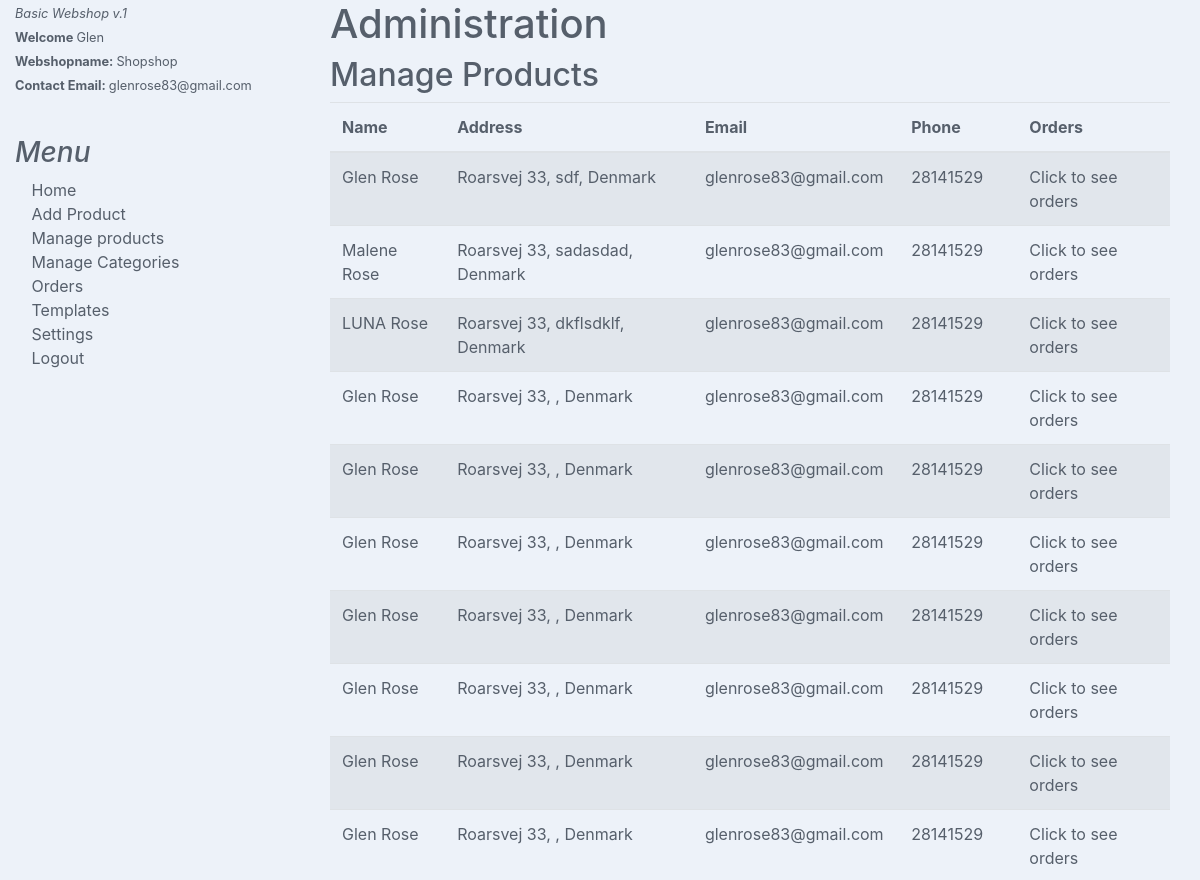
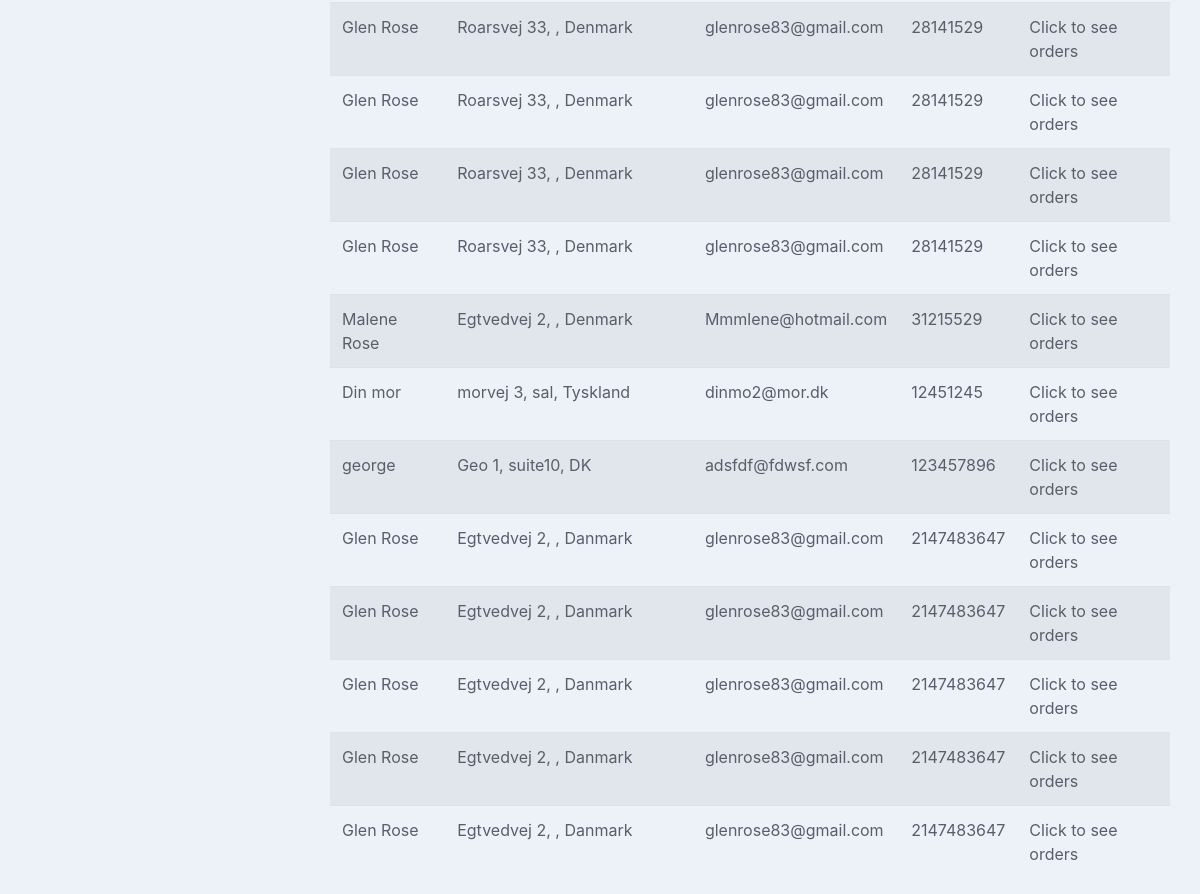
Page /admin/customers.php (signed in) on the committed database (2 pictures, top to bottom).
### tables this page shows
CREATE TABLE IF NOT EXISTS `users` (
  `id` int NOT NULL AUTO_INCREMENT,
  `username` tinytext NOT NULL,
  `userpassword` tinytext NOT NULL,
  `companyname` tinytext,
  `address` tinytext,
  `zip` smallint DEFAULT NULL,
  `city` tinytext,
  `country` tinytext,
  `vat` tinytext,
  `phone` tinytext,
  `email` tinytext NOT NULL,
  `shopname` tinytext NOT NULL,
  `role` tinytext NOT NULL,
  `databasename` varchar(255) NOT NULL,
  `ga4status` tinyint(1) DEFAULT NULL,
  `ga4tracking` tinytext,
  `template` varchar(5000) DEFAULT NULL,
  PRIMARY KEY (`id`)
);

CREATE TABLE IF NOT EXISTS `customers` (
  `id` int NOT NULL AUTO_INCREMENT,
  `fullname` text NOT NULL,
  `streetname` text NOT NULL,
  `housenr` int NOT NULL,
  `etc` text NOT NULL,
  `postcode` int NOT NULL,
  `city` text NOT NULL,
  `country` text NOT NULL,
  `phone` int NOT NULL,
  `email` text NOT NULL,
  `ip` tinytext NOT NULL,
  `iptwo` tinytext,
  `ipthree` tinytext,
  `ipfour` tinytext,
  `browser` tinytext NOT NULL,
  `email_subscribe` tinyint(1) DEFAULT NULL,
  PRIMARY KEY (`id`)
);

### admin/functions/admin_functions.php (called while the page is built, shortened)
<?php
    function get_userinfo($username,$pdo){
             $data=[
            'username' => $username
             ];
    $sql = "Select * FROM users WHERE username = :username";
    $stmt= $pdo->prepare($sql);
    $stmt->execute($data);
    $stmt = $stmt->fetch();
    return $stmt;
    }

### admin/customers.php (the view, shortened to what this page needs)
<?php
include_once '../bootstrap.php';
?>
<!doctype html>
<html lang="en">
<head>
    <link rel="stylesheet" href="https://stackpath.bootstrapcdn.com/bootstrap/4.1.3/css/bootstrap.min.css">
 <link rel="stylesheet" href="css/mystyle.css">
</head>
<body>
<div class="container-fluid height">
    <div class="row height">
        <div class="col-md-3 admin-menu">
            <?php include_once 'includes/menu.php' ?>
        </div>
        <div class="col-md-9 ">
            <div class="container-fluid">
                <div class="row">
                    <div class="col-md-12">
                        <h1>Administration</h1>
                        <h2>Manage Products</h2>
                    </div>
                </div>
            <table class="table table-striped">
            <thead>
                <tr>
                <th scope="col">Name</th>
                <th scope="col">Address</th>
                <th scope="col">Email</th>
                <th scope="col">Phone</th>
                <th scope="col">Orders</th>
                </tr>
            </thead>
            <tbody>
            <?php
                    $stmt = $pdo->prepare("SELECT * FROM customers");
                    $stmt->execute();
                    $customer = $stmt->fetchALL();
                    foreach($customer as $customers) {
                        echo" <tr>
                        <td>".$customers['fullname']."</td>
                        <td>".$customers['streetname']. " " .$customers['housenr']. ", " . $customers['etc'] . ", " . $customers['country'] ."</td>
                        <td>".$customers['email']."</td>
                        <td>".$customers['phone']."</td>
                        <td> Click to see orders </td>
                    </tr>";
                    }
                    ?>
            </tbody>
            </table>
        </div>
    </div>
</div>
</body>
</html>

### admin/includes/menu.php
<div>
        <div>
            <div class="webshopinfo">
            <small><em>Basic Webshop v.1</em></small>
            <?php
            $userinfo = get_userinfo($_SESSION['username'],$pdo);
            ?>
           <br><small><b>Welcome </b><?php echo $userinfo['username']; ?><br>
           <b>Webshopname: </b><?php echo $userinfo['shopname']; ?><br>
           <b>Contact Email: </b><?php echo $userinfo['email']; ?></small><p></p><br>
            </div>
            <h3 class="colortitle"><i>Menu</i></h3>
                <div class="boxmenu">
                    <a href="index.php">
                        <svg class="bi" width="12" height="12" fill="currentColor">
                        <use xlink:href="bootstrap-icons.svg#house-door"/>
                        </svg> Home</a><br>
                    <a class="custom-menu" href="add_product.php">
                        <svg class="bi" width="12" height="12" fill="currentColor">
                        <use xlink:href="bootstrap-icons.svg#box"/>
                        </svg> Add Product</a><br>
                        <a class="custom-menu" href="manage_products.php">
                    <svg class="bi" width="12" height="12" fill="currentColor">
                        <use xlink:href="bootstrap-icons.svg#pencil"/>
                        </svg> Manage products</a><br>
                        <a class="custom-menu" href="manage_categories.php">
                    <svg class="bi" width="12" height="12" fill="currentColor">
                        <use xlink:href="bootstrap-icons.svg#body-text"/>
                        </svg> Manage Categories</a><br>
                    <a class="custom-menu" href="orders.php">
                    <svg class="bi" width="12" height="12" fill="currentColor">
                        <use xlink:href="bootstrap-icons.svg#currency-dollar"/>
                        </svg> Orders</a><br>
                    <a class="custom-menu" href="templates.php">
                    <svg class="bi" width="12" height="12" fill="currentColor">
                        <use xlink:href="bootstrap-icons.svg#file-earmark-image"/>
                        </svg> Templates</a><br>
                    <a class="custom-menu" href="settings.php">
                    <svg class="bi" width="12" height="12" fill="currentColor">
                        <use xlink:href="bootstrap-icons.svg#gear"/>
                        </svg> Settings</a><br>
                    <a class="custom-menu" href="logout.php">
                    <svg class="bi" width="12" height="12" fill="currentColor">
                    <use xlink:href="bootstrap-icons.svg#box-arrow-right"/> </svg> Logout</a>
                </div>
        </div>
</div>

### admin/css/mystyle.css (style rules this page uses)
html, body { height: 100%; background-color: #EDF2F9; color: #565F6B; }
a:link { color: #565F6B; text-decoration: none; }
.height { height: 100%; }
.admin-menu { height: 100%; }

### rows in the picture
users: username "Glen", shopname "Shopshop", email "glenrose83@gmail.com"
customers: fullname "Glen Rose", streetname "Roarsvej", housenr "33", etc "sdf", country "Denmark", email "glenrose83@gmail.com", phone "28141529"
customers: fullname "Malene Rose", streetname "Roarsvej", housenr "33", etc "sadasdad", country "Denmark", email "glenrose83@gmail.com", phone "28141529"
customers: fullname "LUNA Rose", streetname "Roarsvej", housenr "33", etc "dkflsdklf", country "Denmark", email "glenrose83@gmail.com", phone "28141529"
customers: fullname "Glen Rose", streetname "Roarsvej", housenr "33", country "Denmark", email "glenrose83@gmail.com", phone "28141529"
customers: fullname "Glen Rose", streetname "Roarsvej", housenr "33", country "Denmark", email "glenrose83@gmail.com", phone "28141529"
customers: fullname "Glen Rose", streetname "Roarsvej", housenr "33", country "Denmark", email "glenrose83@gmail.com", phone "28141529"
customers: fullname "Glen Rose", streetname "Roarsvej", housenr "33", country "Denmark", email "glenrose83@gmail.com", phone "28141529"
customers: fullname "Glen Rose", streetname "Roarsvej", housenr "33", country "Denmark", email "glenrose83@gmail.com", phone "28141529"
customers: fullname "Glen Rose", streetname "Roarsvej", housenr "33", country "Denmark", email "glenrose83@gmail.com", phone "28141529"
customers: fullname "Glen Rose", streetname "Roarsvej", housenr "33", country "Denmark", email "glenrose83@gmail.com", phone "28141529"
customers: fullname "Glen Rose", streetname "Roarsvej", housenr "33", country "Denmark", email "glenrose83@gmail.com", phone "28141529"
customers: fullname "Glen Rose", streetname "Roarsvej", housenr "33", country "Denmark", email "glenrose83@gmail.com", phone "28141529"
customers: fullname "Glen Rose", streetname "Roarsvej", housenr "33", country "Denmark", email "glenrose83@gmail.com", phone "28141529"
customers: fullname "Glen Rose", streetname "Roarsvej", housenr "33", country "Denmark", email "glenrose83@gmail.com", phone "28141529"
customers: fullname "Malene Rose", streetname "Egtvedvej", housenr "2", country "Denmark", email "Mmmlene@hotmail.com", phone "31215529"
customers: fullname "Din mor", streetname "morvej", housenr "3", etc "sal", country "Tyskland", email "dinmo2@mor.dk", phone "12451245"
customers: fullname "george", streetname "Geo", housenr "1", etc "suite10", country "DK", email "adsfdf@fdwsf.com", phone "123457896"
customers: fullname "Glen Rose", streetname "Egtvedvej", housenr "2", country "Danmark", email "glenrose83@gmail.com", phone "2147483647"
customers: fullname "Glen Rose", streetname "Egtvedvej", housenr "2", country "Danmark", email "glenrose83@gmail.com", phone "2147483647"
customers: fullname "Glen Rose", streetname "Egtvedvej", housenr "2", country "Danmark", email "glenrose83@gmail.com", phone "2147483647"
customers: fullname "Glen Rose", streetname "Egtvedvej", housenr "2", country "Danmark", email "glenrose83@gmail.com", phone "2147483647"
customers: fullname "Glen Rose", streetname "Egtvedvej", housenr "2", country "Danmark", email "glenrose83@gmail.com", phone "2147483647"
